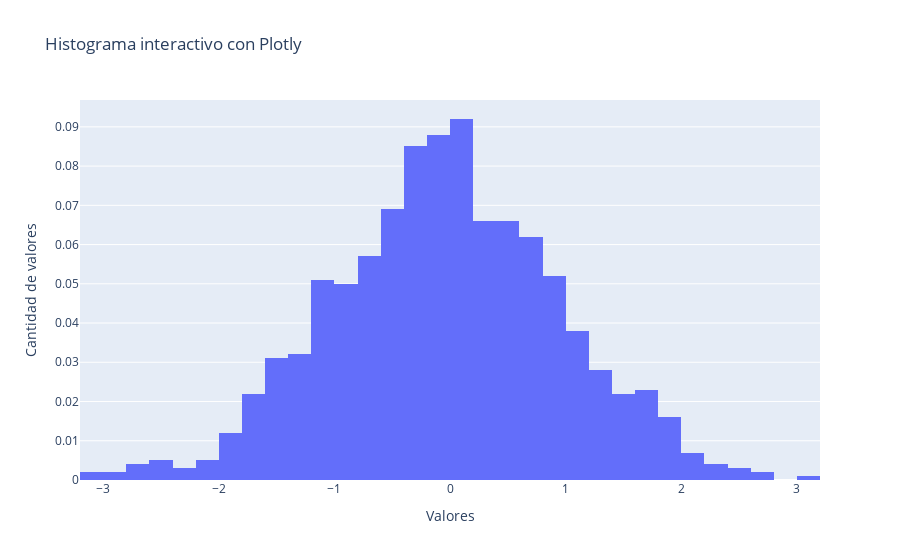

The cell this chart's notebook holds for it:
### Markdown cell above
#### Histograma con Plotly

### Code cell
import plotly.express as px
import plotly.io as pio
import pandas as pd
from scipy import stats

# Datos aleatorios de ejemplo a partir de una distribución normal
X = stats.norm(loc=0, scale=1)
data = X.rvs(size=1000)

# Crear un DataFrame
df = pd.DataFrame(data, columns=["Valores"])

# Crear un histograma
fig = px.histogram(
    df, x="Valores", title="Histograma interactivo con Plotly", histnorm="probability"
)
fig.update_xaxes(title_text="Valores")
fig.update_yaxes(title_text="Cantidad de valores")
fig.show()

# Download figure as SVG
pio.write_image(fig, "histograma.svg")

### Figure 1 — Plotly figure (JSON) as saved in the notebook; plotly's stock layout.template omitted (floating-point values rounded to 4 significant figures; data arrays with more than 128 entries replaced by an {"elided": "..."} marker saying what was removed)
{"data": [{"alignmentgroup": "True", "bingroup": "x", "histnorm": "probability", "hovertemplate": "Valores=%{x}<br>probability=%{y}<extra></extra>", "legendgroup": "", "marker": {"color": "#636efa", "pattern": {"shape": ""}}, "name": "", "offsetgroup": "", "orientation": "v", "showlegend": false, "type": "histogram", "x": {"elided": "1000 float values"}, "xaxis": "x", "yaxis": "y"}], "layout": {"barmode": "relative", "legend": {"tracegroupgap": 0}, "title": {"text": "Histograma interactivo con Plotly"}, "xaxis": {"anchor": "y", "domain": [0, 1], "title": {"text": "Valores"}}, "yaxis": {"anchor": "x", "domain": [0, 1], "title": {"text": "Cantidad de valores"}}}}
